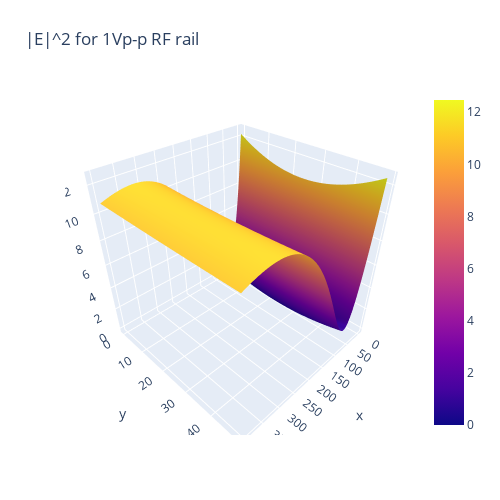

The code cell stored with this chart in its notebook:
### Code cell
# fig = plt.figure()
# ax = plt.axes(projection='3d')
import plotly.graph_objects as go


q = 1.6*1e-19
l = 1e-3
m = 40*1.66054e-27
Omega = 2*np.pi*35*1e6
voltage = 80/5
d = trap['electrodes']['RF']['potential'][:,:,0]*q*voltage**2/(4*m*Omega**2*l**2)*1e3

# x,y,z= d.nonzero()
t = np.arange(100)
# ax.scatter(x, y, z, c=np.swapaxes(d,1,2), alpha=0.01,vmin=0,vmax=5,cmap = "viridis")
# ax.set_xlabel('x')
# ax.set_ylabel('y')
# ax.set_zlabel('z')
# ax.set_title('3D contour')
# plt.show()
minp = np.min(d)
maxp= np.max(d)
CS = plt.contour(trap['X']*1e3,trap['Y']*1e3,np.transpose(d),levels=20,cmap=plt.cm.coolwarm)
plt.clabel(CS, inline=1, fontsize=25)
plt.xlabel(r"Horiontal Axial Location ($\mu$m)",fontsize=20)
plt.grid()
plt.ylabel(r"Vertical Axial Location ($\mu$m)",fontsize=20)
plt.show()


from mpl_toolkits import mplot3d
# fig = plt.figure()
# ax = plt.axes(projection='3d')
# x,y= np.meshgrid(trap['X'],trap['Y'])
# ax.contour3D(x,y,d,levels=30)
layout = go.Layout(title="|E|^2 for 1Vp-p RF rail", 
                   xaxis = dict(title = 'x-location'),
                   yaxis = dict(title = 'y-location'))
fig = go.Figure(data=[go.Surface(z=d)],layout=layout)
fig.update_layout( autosize=False,
                  width=500, height=500,
                  margin=dict(l=65, r=50, b=65, t=90))

fig.show()

################# writing to cfile ############################
#write solution text file (cfile, sqip uses .txt format tho)
#this will be generated in the 'Electrodes' directory
s.write_txt('mit_LL_ele5', strs, excl)
###############################################################


########## various plots of the expansion fields ##############
### TO DO: comments, checking multipoles generated, add RF electrode
# code to the bottom

print('Multipole names:', s.multipole_names)
print('Normalization factors:', s.normalization_factors)

### Figure 1 — Plotly figure (JSON) as saved in the notebook; plotly's stock layout.template omitted (floating-point values rounded to 4 significant figures; data arrays with more than 128 entries replaced by an {"elided": "..."} marker saying what was removed)
{"data": [{"type": "surface", "z": {"elided": "50x400 float values"}}], "layout": {"autosize": false, "height": 500, "margin": {"b": 65, "l": 65, "r": 50, "t": 90}, "title": {"text": "|E|^2 for 1Vp-p RF rail"}, "width": 500, "xaxis": {"title": {"text": "x-location"}}, "yaxis": {"title": {"text": "y-location"}}}}
